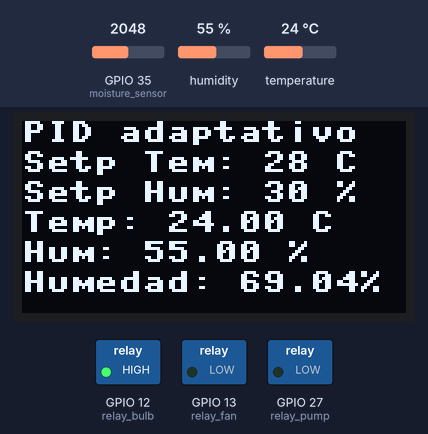
A program run on a simulated ESP32 board running MicroPython. Parts: 128×64 one-colour display, switched loads named in the program (green lamp = pin HIGH). The inputs (shaded band) are chosen by the test bench; at power-on: temperature 24 °C, GPIO 35 (moisture_sensor) = 2048, humidity 55 % (analog values on the 0–4095 scale). Library files of the repository ran but are not shown: ssd1306.py; what the program prints to the serial console is not drawn.

Above: at 1.2 s.
1.3 s: temperature set to 24.6 °C
At 10.8 s:
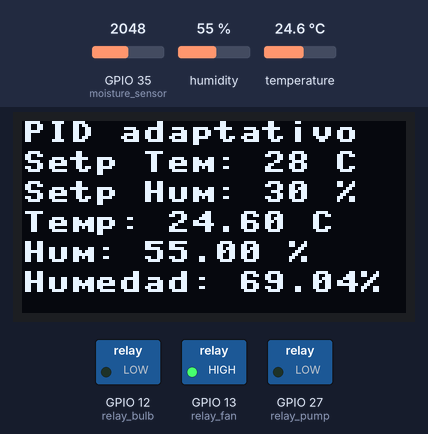
11.6 s: GPIO 35 (moisture_sensor) set to 2866
At 21.3 s:
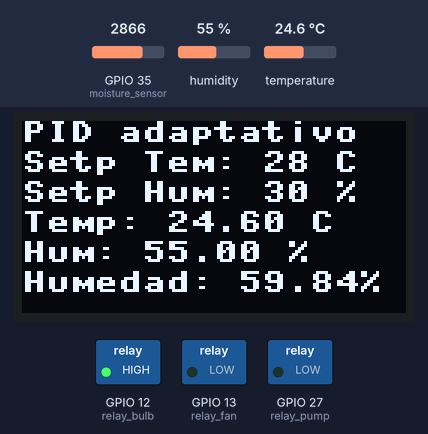
21.6 s: humidity set to 22 %
At 31.1 s:
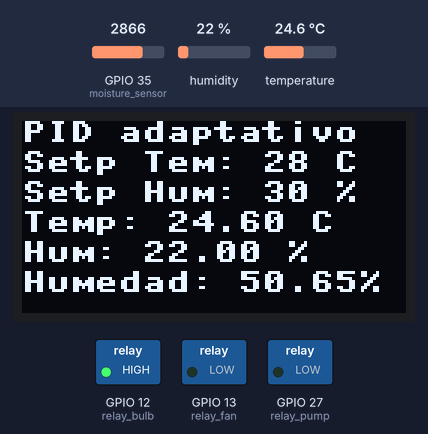
31.7 s: GPIO 35 (moisture_sensor) set to 3811
At 40.7 s:
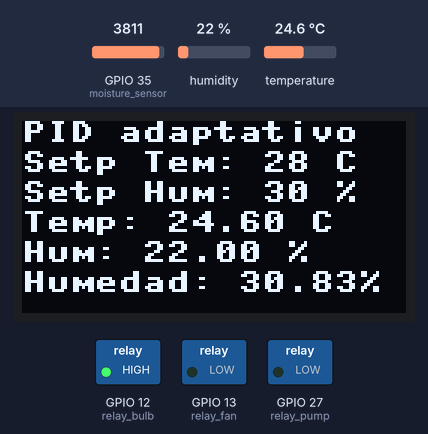
41.7 s: GPIO 35 (moisture_sensor) set to 3949
At 51.4 s:
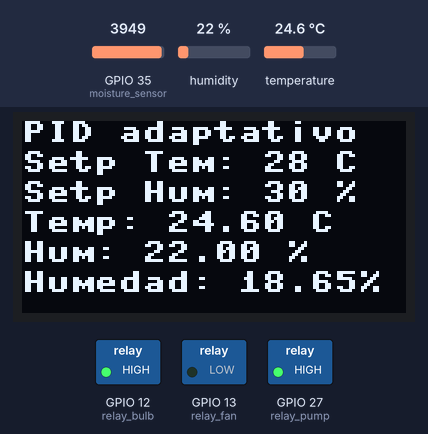
51.8 s: temperature set to 25.3 °C
At 60.9 s:
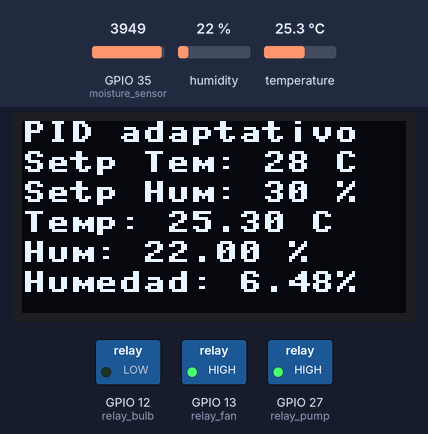
Timing chart, 0 to 71.9 s (numbered marks = the images above; inputs shaded):
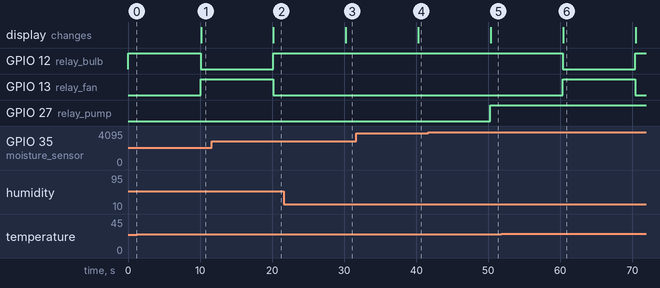

Measured:
- the behaviour switches between 24 and 24.1 °C on temperature (found by bisection; images 0 and 1)
- the behaviour switches between 3884 and 3885 on GPIO 35 (moisture_sensor) (found by bisection; images 4 and 5)
- the behaviour switches between 24.6 and 24.7 °C on temperature (found by bisection; images 5 and 6)
- after the input at 1.3 s, GPIO 12 (relay_bulb): HIGH → LOW after 8.8 s; GPIO 13 (relay_fan): LOW → HIGH after 8.8 s; the display: changes after 8.8 s (image 1)
- after the input at 11.6 s, the display: changes after 8.6 s (image 2)
- after the input at 21.6 s, the display: changes after 8.6 s (image 3)
- after the input at 31.7 s, the display: changes after 8.6 s (image 4)
- after the input at 41.7 s, the display: changes after 8.6 s (image 5)
- after the input at 51.8 s, GPIO 12 (relay_bulb): HIGH → LOW after 8.6 s, → HIGH 10.1 s later; GPIO 13 (relay_fan): LOW → HIGH after 8.6 s, → LOW 10.1 s later

The program:

adaptive_pid.py
```python
from machine import Pin, ADC, I2C, reset
import ssd1306
import dht
import time

# Define la clase PID Adaptativo
class AdaptivePID:
    def __init__(self, kp, ki, kd, setpoint, large_error_threshold, small_error_threshold, min_kp, max_kp, min_ki, max_ki, min_kd, max_kd):
        self.kp = kp
        self.ki = ki
        self.kd = kd
        self.setpoint = setpoint
        self.large_error_threshold = large_error_threshold
        self.small_error_threshold = small_error_threshold
        self.min_kp = min_kp
        self.max_kp = max_kp
        self.min_ki = min_ki
        self.max_ki = max_ki
        self.min_kd = min_kd
        self.max_kd = max_kd
        self.prev_error = 0
        self.integral = 0
        self.prev_derivative = 0

    def compute(self, input_val):
        error = self.setpoint - input_val
        self.integral += error
        derivative = error - self.prev_error
        derivative_change = derivative - self.prev_derivative

        # Calculate output
        output = self.kp * error + self.ki * self.integral + self.kd * derivative

        # Heuristic tuning logic (this is where the "intelligence" comes in)
        if abs(error) > self.large_error_threshold:
            # If error is large, increase kp to be more aggressive
            self.kp *= 1.1
        elif abs(error) < self.small_error_threshold:
            # If error is small, decrease kp to avoid overshooting
            self.kp *= 0.9

        # Update ki and kd based on the trend of the error
        if error * self.prev_error > 0:  # Error is consistent direction
            self.ki *= 1.05
        else:  # Error has changed direction
            self.ki *= 0.95
        #update kd
        if derivative_change > 0:  # Si la derivada del error está aumentando
            self.kd *= 1.1
        else:  # Si la derivada del error está disminuyendo o es cero
            self.kd *= 0.9
        # Ensure parameters stay within reasonable bounds
        self.kp = max(self.min_kp, min(self.max_kp, self.kp))
        self.ki = max(self.min_ki, min(self.max_ki, self.ki))
        self.kd = max(self.min_kd, min(self.max_kd, self.kd))

        self.prev_error = error
        self.prev_derivative = derivative  # Actualizar la derivada previa
        return output

sensor = dht.DHT22(Pin(5))
moisture_sensor = ADC(Pin(35))
relay_bulb = Pin(12, Pin.OUT)
relay_pump = Pin(27, Pin.OUT)
relay_fan = Pin(13, Pin.OUT)
i2c = I2C(0, scl=Pin(22), sda=Pin(21))
oled = ssd1306.SSD1306_I2C(128, 64, i2c)

# Parámetros y controladores PID
setpoint_temp = 28
pid_temp = AdaptivePID(
    kp=2.303, ki=0.0085, kd=155.84,
    setpoint=setpoint_temp,
    large_error_threshold=5, small_error_threshold=1.4,
    min_kp=1.15, max_kp=4.60,
    min_ki=0.00425, max_ki=0.017,  #max-ki=5
    min_kd=77.92, max_kd=311.68
)
#aumentar small_error Si el sistema oscila o sobrepasa demasiado el setpoint
#Si el sistema reacciona demasiado lentamento,disminuir el large_error_threshold para que el controlador aumente su agresividad
setpoint_hum = 30
pid_hum = AdaptivePID(
    kp=10, ki=0.0090, kd=100,
    setpoint=setpoint_hum,
    large_error_threshold=5, small_error_threshold=1.4,
    min_kp=5, max_kp=15,
    min_ki=0.0045, max_ki=0.0135,
    min_kd=50, max_kd=150
)

# Filtro de media móvil
class MovingAverageFilter:
    def __init__(self, window_size):
        self.window_size = window_size
        self.values = []

    def update(self, value):
        if len(self.values) >= self.window_size:
            self.values.pop(0)
        self.values.append(value)
        return sum(self.values) / len(self.values)
# Inicializar filtro con un tamaño de ventana de 3
moisture_filter = MovingAverageFilter(3)

def mostrar_datos_oled(temp, hum, moisture_pct):
    oled.fill(0)
    oled.text("PID adaptativo", 0, 0)
    oled.text("Setp Tem: {} C".format(setpoint_temp), 0, 10)
    oled.text("Setp Hum: {} %".format(setpoint_hum), 0, 20)
    oled.text("Temp: {:.2f} C".format(temp), 0, 30)
    oled.text("Hum: {:.2f} %".format(hum), 0, 40)
    oled.text("Humedad: {:.2f}%".format(moisture_filtered), 0, 50)
    oled.show()

ADC_MAX = 4095 #4095
ADC_MIN = 1130 #2251

def leer_moisture_sensor():
    valor = moisture_sensor.read()
    pct_raw = 100 - ((valor - ADC_MIN) / (ADC_MAX - ADC_MIN)) * 100  # Invertimos la lógica aquí
    pct_filtered = moisture_filter.update(pct_raw)  # Aplicamos el filtro de media móvil
    return pct_raw, pct_filtered  # Retornamos ambos valores: crudo y filtrado


MAX_RETRIES = 2
# Inicializamos las variables para almacenar las últimas lecturas válidas
last_valid_temp = None
last_valid_hum = None

while True:
    for _ in range(MAX_RETRIES):
        try:
            sensor.measure()
            temp = sensor.temperature()
            hum = sensor.humidity()
            last_valid_temp = temp  # Almacenamos la lectura válida
            last_valid_hum = hum
            break
        except Exception as e:
            print(f"Error al leer el sensor: {e}. Intentando de nuevo...")
            time.sleep(3)
    else:
        print("Fallo al leer el sensor después de varios intentos. Continuando con el último valor conocido.")
        if last_valid_temp is not None and last_valid_hum is not None:
            temp = last_valid_temp
            hum = last_valid_hum
        else:
            print("No hay valores válidos previos. Reiniciando el sistema.")
            reset()  # Reiniciar el microcontrolador
            continue

    moisture_raw, moisture_filtered = leer_moisture_sensor()  # Obtenemos ambos valores
    adc_value = moisture_sensor.read()
    output_temp = pid_temp.compute(temp)
    adc_value = moisture_sensor.read()
    output_hum = pid_hum.compute(moisture_filtered)  # usamos el valor filtrado para el PID
    # Imprimir los valores actuales del PID
    print(f"PID Temp - Kp: {pid_temp.kp}, Ki: {pid_temp.ki}, Kd: {pid_temp.kd}")
    print(f"PID Hum - Kp: {pid_hum.kp}, Ki: {pid_hum.ki}, Kd: {pid_hum.kd}")
    print("Sensor humedad Moisture Raw: {:.2f}%, Moisture Filtered: {:.2f}%".format(moisture_raw, moisture_filtered))


    if output_temp > 0:
        relay_bulb.value(1)
        relay_fan.value(0)
        print("Encendemos el bombillo")
    else:
        relay_bulb.value(0)
        relay_fan.value(1)
        print("Apagamos el bombillo y encendemos disipador")

    if output_hum > 0 and moisture_filtered < setpoint_hum:
        relay_pump.value(1)
        print("Encendemos la micro-bomba")
    else:
        relay_pump.value(0)
        print("Apagamos la micro-bomba")

    mostrar_datos_oled(temp, hum, moisture_filtered)  # Usamos el valor filtrado para mostrar en el OLED
    print("Temperature: {:.2f} C, HumedadR: {:.2f} %, HumedadS: {:.2f}%, ADC: {},valor_PID_humedad: {:.2f},valor_PID_temp: {:.2f} ".format(temp, hum, moisture_filtered, adc_value,output_hum,output_temp))
    time.sleep(10)
```
